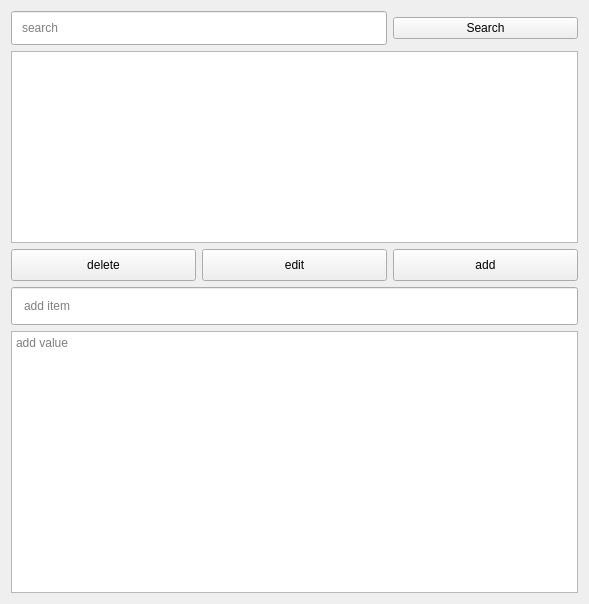
<?xml version="1.0" encoding="UTF-8"?>
<ui version="4.0">
 <class>Form</class>
 <widget class="QWidget" name="Form">
  <property name="geometry">
   <rect>
    <x>0</x>
    <y>0</y>
    <width>589</width>
    <height>604</height>
   </rect>
  </property>
  <property name="windowTitle">
   <string>Form</string>
  </property>
  <layout class="QVBoxLayout" name="verticalLayout">
   <item>
    <layout class="QGridLayout" name="gridLayout">
     <item row="2" column="2">
      <widget class="QPushButton" name="pushButton_3">
       <property name="styleSheet">
        <string notr="true">
font: 12pt &quot;MS Shell Dlg 2&quot;;
padding:8px 50px</string>
       </property>
       <property name="text">
        <string>add</string>
       </property>
      </widget>
     </item>
     <item row="2" column="1">
      <widget class="QPushButton" name="pushButton_4">
       <property name="styleSheet">
        <string notr="true">font: 12pt &quot;MS Shell Dlg 2&quot;;
padding:8px 50px
</string>
       </property>
       <property name="text">
        <string>edit</string>
       </property>
      </widget>
     </item>
     <item row="1" column="0" colspan="3">
      <widget class="QListWidget" name="listWidget"/>
     </item>
     <item row="2" column="0">
      <widget class="QPushButton" name="pushButton_2">
       <property name="styleSheet">
        <string notr="true">font: 12pt &quot;MS Shell Dlg 2&quot;;
padding:8px 50px</string>
       </property>
       <property name="text">
        <string>delete</string>
       </property>
      </widget>
     </item>
     <item row="0" column="2">
      <widget class="QPushButton" name="pushButton">
       <property name="styleSheet">
        <string notr="true">font: 12pt &quot;MS Shell Dlg 2&quot;;</string>
       </property>
       <property name="text">
        <string>Search</string>
       </property>
      </widget>
     </item>
     <item row="0" column="0" colspan="2">
      <widget class="QLineEdit" name="lineEdit">
       <property name="styleSheet">
        <string notr="true">padding:8px </string>
       </property>
       <property name="placeholderText">
        <string>search</string>
       </property>
      </widget>
     </item>
    </layout>
   </item>
   <item>
    <widget class="QLineEdit" name="lineEdit_2">
     <property name="styleSheet">
      <string notr="true">padding:10px</string>
     </property>
     <property name="placeholderText">
      <string>add item</string>
     </property>
    </widget>
   </item>
   <item>
    <widget class="QTextEdit" name="textEdit">
     <property name="placeholderText">
      <string>add value</string>
     </property>
    </widget>
   </item>
  </layout>
 </widget>
 <resources/>
 <connections/>
</ui>
